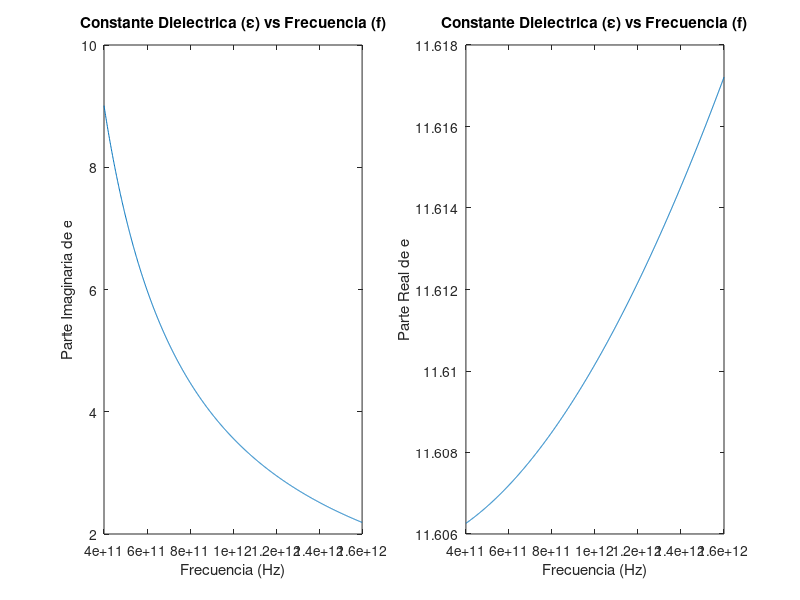

Reproduce this figure in MATLAB.
clear all, clc

% constantes
e_inf = 12;  % permitividad dielectica a frecuencia infinita
gamma = 5.75e13; % frecuencia de colisión
w_p = 3.61149e13; % frencuencia de plasma

% Frecuencia 
f = linspace(0.4e12, 1.6e12, 1000); 

% Constante Dielectrica
e = e_inf - (w_p^2)./((2*pi*f).^2 + 1i*(2*pi*f)*gamma);


% Diagrama Parte Img de e
subplot(1,2,1);
plot(f, imag(e));
xlabel('Frecuencia (Hz)');
ylabel('Parte Imaginaria de e');
title('Constante Dielectrica (\epsilon) vs Frecuencia (f)');

% Diagrama Parte Re de e
subplot(1,2,2);
plot(f, real(e));
xlabel('Frecuencia (Hz)');
ylabel('Parte Real de e');
title('Constante Dielectrica (\epsilon) vs Frecuencia (f)');
